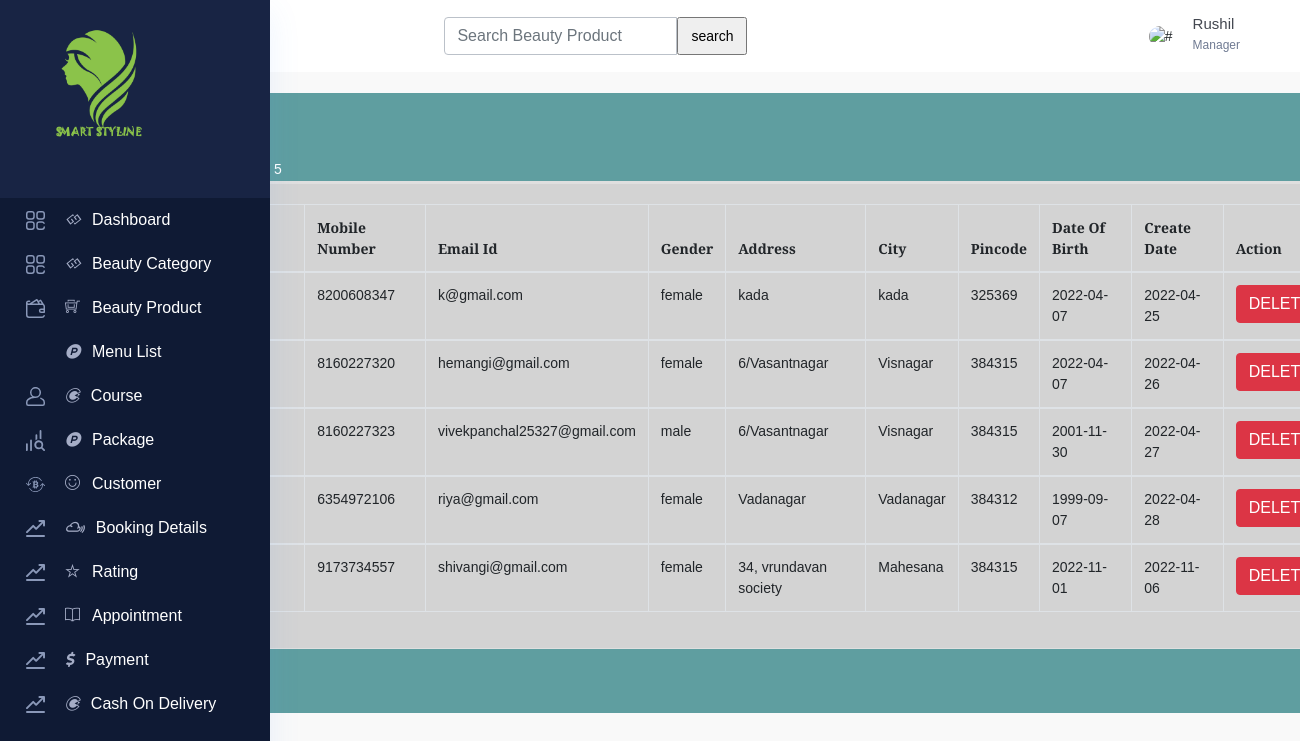
Screenshot of /admin/customer.php with the database file from the repository.
### tables this page shows
CREATE TABLE `customer` (
  `customer_id` int(3) NOT NULL,
  `cust_fullname` varchar(50) NOT NULL,
  `mob_number` varchar(10) NOT NULL,
  `email_id` varchar(50) NOT NULL,
  `gender` varchar(10) NOT NULL,
  `address` text NOT NULL,
  `city` varchar(20) NOT NULL,
  `pin_code` int(6) NOT NULL,
  `dob` date NOT NULL,
  `password` varchar(6) NOT NULL,
  `otp` int(4) NOT NULL,
  `create_date` date NOT NULL,
  `type` varchar(10) NOT NULL,
  `status` bit(1) NOT NULL
);

### admin/customer.php (the view, shortened to what this page needs)
<?php
include ('header.php');
include ('sidebar.php');
?>
    <div class="container" >
        <div class="jumbotron" style="width:1250px; float: right;  margin-right: -120px; background-color: cadetblue;">
        <?php
        $q = "SELECT *FROM  customer where status=0";
        $result_of_customer = mysqli_query($con, $q);
        $row=mysqli_num_rows($result_of_customer);
        echo '<p  style="color: white; ">Total Customer: ' .$row.'</p>';
        ?>
        <div class="card">
            </div>
            <div class="card">
                <div class="card-body" style="overflow: scroll;background-color: lightgrey;">
                    <?php
                $query = "SELECT *FROM  customer where status=0";
                $query_run = mysqli_query($con, $query);
            ?>
                    <table id="datatableid" class="table table-bordered table-white">
                        <thead>
                            <tr>
                                <th scope="col">Custmer Name</th>
                                <th scope="col">Mobile Number</th>
                                <th scope="col">Email Id</th>
                                <th scope="col">Gender</th>
                                <th scope="col">Address</th>
                                <th scope="col">City</th>
                                <th scope="col">Pincode</th>
                                <th scope="col">Date Of Birth</th>
                                <th scope="col">Create Date</th>
                                <th colspan="2">Action</th>
                            </tr>
                        </thead>
                        <?php
                if($query_run)
                {
                    foreach($query_run as $row)
                    {
            ?>
                        <tbody>
                            <tr>
                                <td> <?php echo $row['cust_fullname']; ?> </td>
                                <td> <?php echo $row['mob_number']; ?> </td>
                                <td> <?php echo $row['email_id']; ?> </td>
                                <td> <?php echo $row['gender']; ?> </td>
                                <td> <?php echo $row['address']; ?> </td>
                                <td> <?php echo $row['city']; ?> </td>
                                <td> <?php echo $row['pin_code']; ?> </td>
                                <td> <?php echo $row['dob']; ?> </td>
                                <td> <?php echo $row['create_date']; ?> </td>
                                <td>
                                    <button type="button" class="btn btn-danger deletebtn"> DELETE </button>
                                </td>
                            </tr>
                        </tbody>
            <?php
                    }
                }
                else
                {
                    echo "No Record Found";
                }
            ?>
                    </table>
                </div>
            </div>
        </div>
    </div>
<?php
include ('footer.php');
?>
</body>
</html>

### rows the page displays
customer: mob_number "8200608347", email "k@gmail.com", gender "female", address "kada", city "kada", pin_code "325369", dob "2022-04-07", create_date "2022-04-25"
customer: mob_number "8160227320", email "hemangi@gmail.com", gender "female", address "6/Vasantnagar", city "Visnagar", pin_code "384315", dob "2022-04-07", create_date "2022-04-26"
customer: mob_number "8160227323", email "vivekpanchal25327@gmail.com", gender "male", address "6/Vasantnagar", city "Visnagar", pin_code "384315", dob "2001-11-30", create_date "2022-04-27"
customer: mob_number "6354972106", email "riya@gmail.com", gender "female", address "Vadanagar", city "Vadanagar", pin_code "384312", dob "1999-09-07", create_date "2022-04-28"
customer: mob_number "9173734557", email "shivangi@gmail.com", gender "female", address "34, vrundavan society", city "Mahesana", pin_code "384315", dob "2022-11-01", create_date "2022-11-06"

### other values shown
$row "5"
